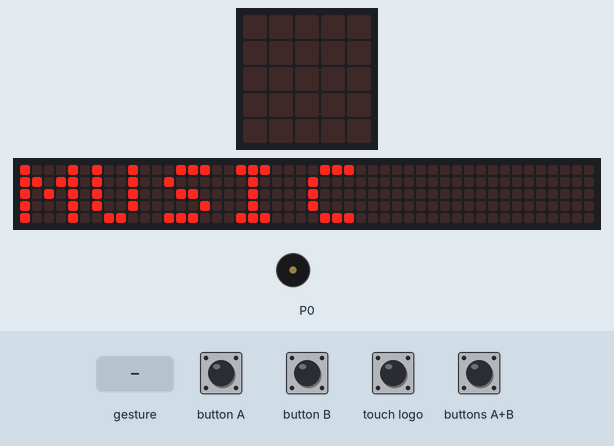
This program was run on a simulated BBC micro:bit (MakeCode). Shown: the board's 5×5 LED display, a strip that is not on the board, showing the scrolling text unrolled, buzzer (waves = sounding). Inputs (shaded band) come from the test bench. USB keyboard and mouse output is not drawn; a tilt is held for 1.5 s and a shake lasts 1 s, then the board lies face up again; the 48×5 strip is a reading aid, not a part: it shows the text the display is scrolling, unrolled, one strip-width of it at a time.

Above: at 5.0 s.
6.7 s: button A pressed for 0.15 s
At 7.4 s:
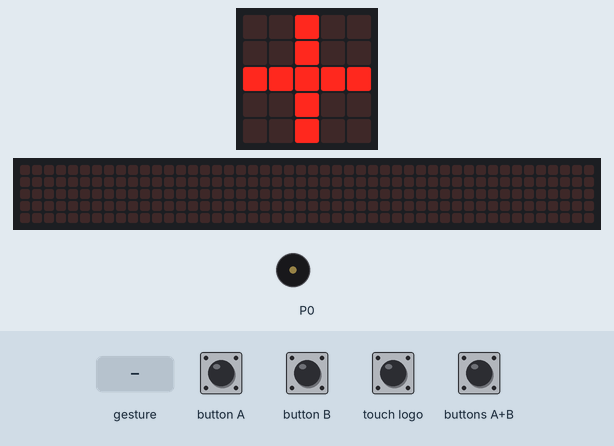
9.1 s: button B pressed for 0.15 s
At 9.8 s:
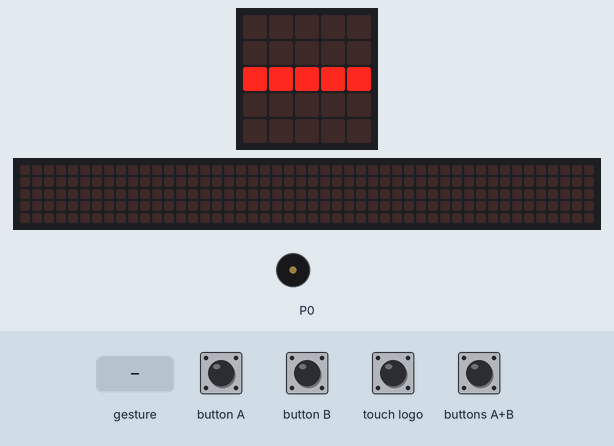
11.5 s: touch logo pressed for 0.15 s
At 11.9 s:
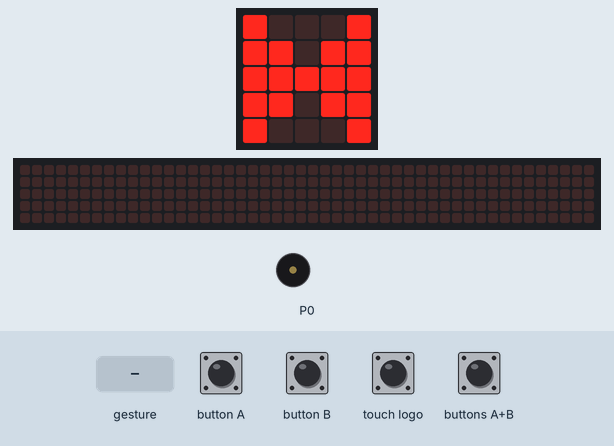
13.9 s: buttons A+B pressed for 0.15 s
At 14.9 s:
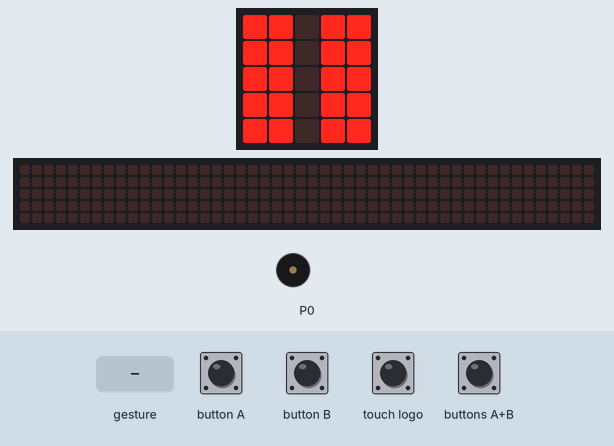
16.9 s: gesture 'tilt left'
At 17.7 s:
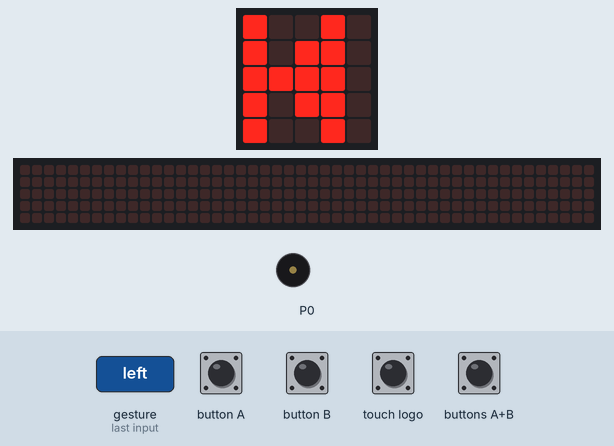
19.4 s: gesture 'tilt right'
At 20.2 s:
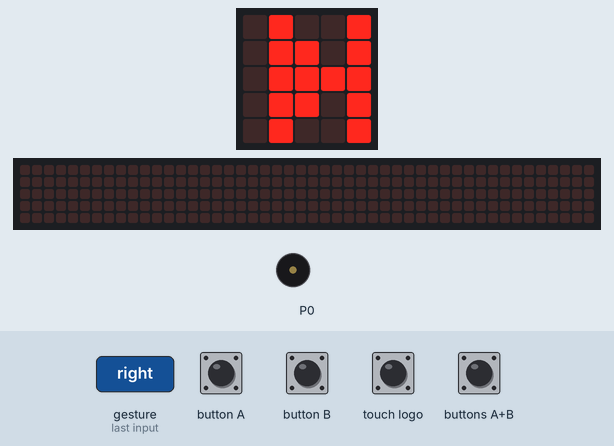
Timing chart, 0 to 22.4 s (numbered marks = the images above; inputs shaded):
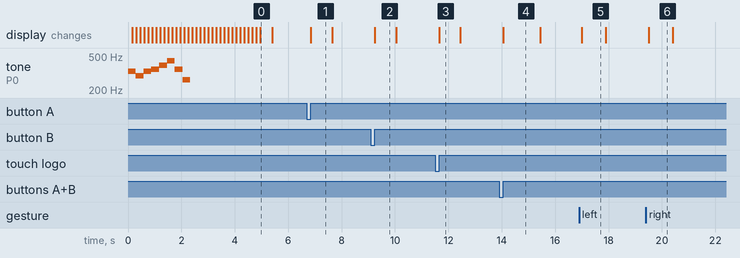

Measured:
- after the input at 6.7 s, the display: changes after 0.15 s (image 1)
- after the input at 9.1 s, the display: changes after 0.15 s (image 2)
- after the input at 11.5 s, the display: changes after 0.15 s (image 3)
- after the input at 13.9 s, the display: changes after 0.15 s (image 4)
- after the input at 16.9 s, the display: changes after 0.10 s (image 5)
- after the input at 19.4 s, the display: changes after 0.10 s (image 6)
- what the display in image 0 shows lasts 0.4 s, from 5.0 s to 5.4 s

The program:

main.ts
```typescript
input.onGesture(Gesture.TiltLeft, function () {
    media.sendCode(media.keys(media._MediaKey.previous))
    basic.showLeds(`
        # . . # .
        # . # # .
        # # # # .
        # . # # .
        # . . # .
        `)
    basic.pause(500)
    basic.clearScreen()
})
input.onGesture(Gesture.TiltRight, function () {
    media.sendCode(media.keys(media._MediaKey.next))
    basic.showLeds(`
        . # . . #
        . # # . #
        . # # # #
        . # # . #
        . # . . #
        `)
    basic.pause(500)
    basic.clearScreen()
})
input.onButtonPressed(Button.A, function () {
    media.sendCode(media.keys(media._MediaKey.vol_up))
    basic.showLeds(`
        . . # . .
        . . # . .
        # # # # #
        . . # . .
        . . # . .
        `)
    basic.pause(400)
    basic.clearScreen()
})
input.onLogoEvent(TouchButtonEvent.Pressed, function () {
    media.sendCode(media.keys(media._MediaKey.playPause))
    basic.showLeds(`
        # . . . #
        # # . # #
        # # # # #
        # # . # #
        # . . . #
        `)
    basic.pause(400)
    basic.clearScreen()
})
input.onButtonPressed(Button.AB, function () {
    media.sendCode(media.keys(media._MediaKey.stop))
    basic.showLeds(`
        # # . # #
        # # . # #
        # # . # #
        # # . # #
        # # . # #
        `)
    basic.pause(1000)
    basic.clearScreen()
})
input.onButtonPressed(Button.B, function () {
    media.sendCode(media.keys(media._MediaKey.vol_down))
    basic.showLeds(`
        . . . . .
        . . . . .
        # # # # #
        . . . . .
        . . . . .
        `)
    basic.pause(400)
    basic.clearScreen()
})
input.onLogoEvent(TouchButtonEvent.LongPressed, function () {

})
music.play(music.stringPlayable("E D E F G A F C ", 206), music.PlaybackMode.InBackground)
media.startMediaService()
basic.showString("MUSIC")
```

test.ts
```typescript
// tu są testy; nie będzie to kompilowane, gdy ten pakiet będzie używany jako rozszerzenie.
```
